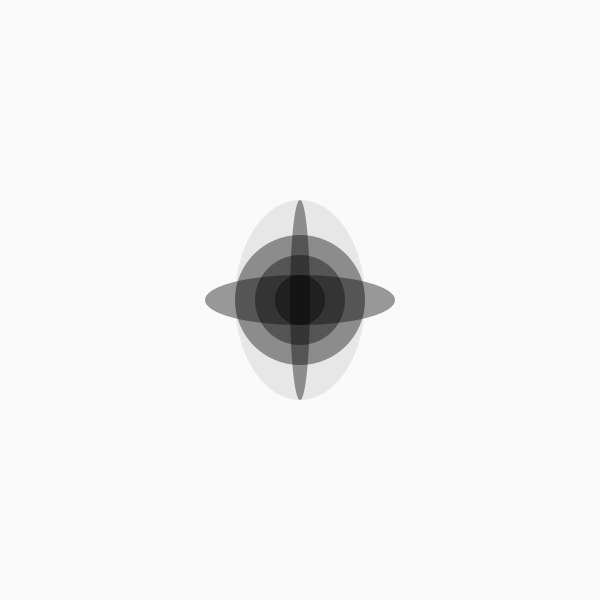
Frame 1 (no input)
Frame 60 (the mouse pressed at the canvas centre just before this capture): identical to frame 1, image omitted
Frame 120 (the mouse held since frame 60 and released just before this capture): identical to frame 1, image omitted

The Processing sketch that drew this single still picture (run headless with seeded random() and noise(); from frame 60 on, the mouse is pressed at the canvas centre):

// Processing sketch: processing_85664
// ── processing_85664.pde

void setup()
{size(600,600);
}


void draw()
{
background(250); //fond
fill(10,20); //remplissage gros cercle
noStroke();
ellipse(300,300,130,200); // gros cercle

{
  fill(0,0,0,100); //remplissage petits et moyens cercles
{
{
ellipse(300,300,20,200); //petits cercles
ellipse(300,300,50,50); // petit moyens cercles
ellipse(300,300,90,90); // moyen 
ellipse(300,300,130,130); // moyens groq cercles
ellipse(300,300,190,50); // oval cercles
}
}
}
}
